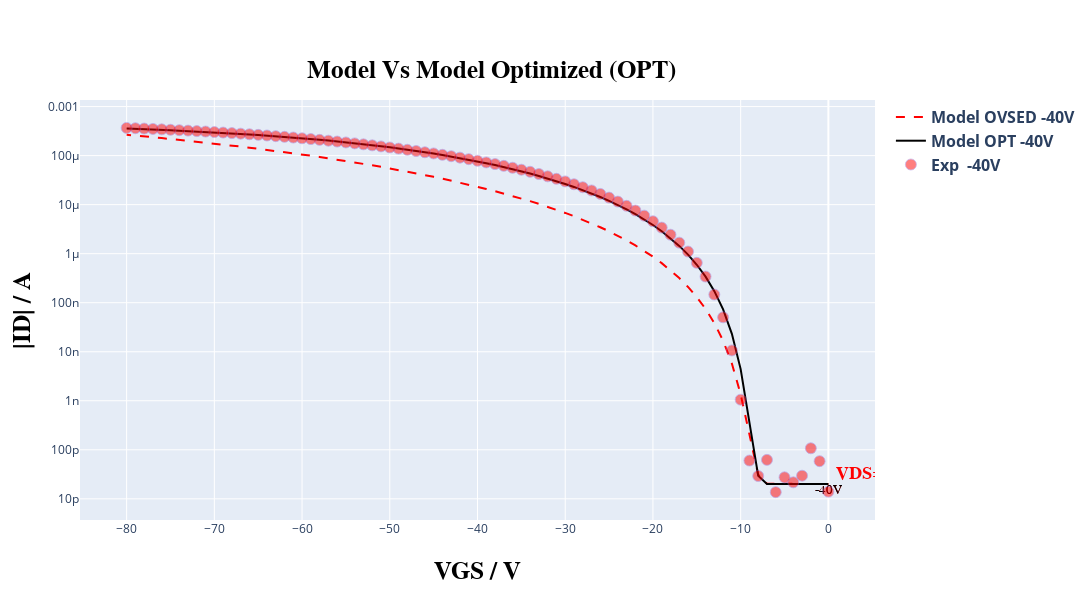
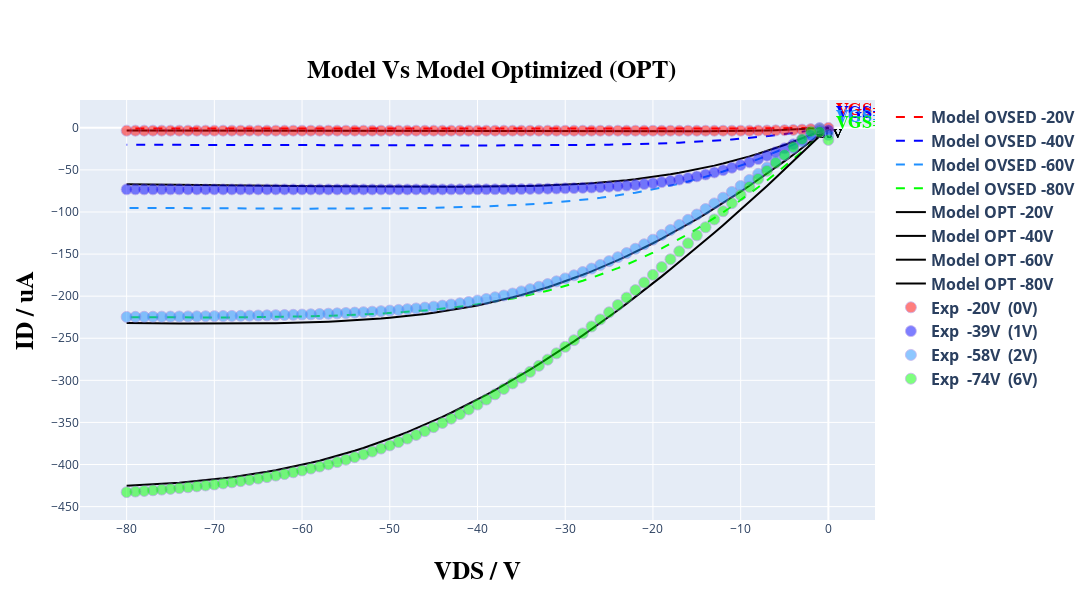

Source (notebook cell) for these figures, in order:
### Markdown cell above
### **Comparing** ✅

---
This section aims to evaluate the model's performance relative to the initial data. Visual observation allows assessing whether the model significantly outperformed the initial coefficients.

In this section, simply execute the cells below; no explicit modifications are required.

---

### Code cell
# @title #### **Print grafics plots of model Optimizad and model data.** { run: "auto" }
# @markdown ### ***Choice the plot that you want to view:***
# @markdown ---
option = 'show both curves comp' # @param ["Show Transfer curve opt", "Show output curve opt", "show both curves opt", "Show Transfer curve comp", "Show output curve comp", "show both curves comp"]

model_opt = create_optimized_model(read, TFTModel, n_points, type_curve_plot, coeff_opt, input_voltage, Vv, load_idleak, width_t, count_transfer, tp_tst, settings['experimental_data_scale_transfer'], settings['current_typic'], resistance, current)

in_model_data_opt, in_exp_data_opt, out_model_data_opt, out_exp_data_opt, in_model_data_comp, in_exp_data_comp, out_model_data_comp, out_exp_data_comp = get_model_data(read, count_transfer, count_output, Vv, Id, model_opt, model, compare=True)

plot_curves(option, plot, list_tension, list_tension_shift, count_transfer, in_model_data_comp, out_model_data_comp, in_exp_data_comp, out_exp_data_comp, shift_list, settings['select_files'], settings['current_typic'], type_curve_plot, compare=True)

read.compute_relative_distance(Id, model_opt)
print('\n\n\n\n\n')

### Figure 1 — Plotly figure (JSON) as saved in the notebook; plotly's stock layout.template omitted (floating-point values rounded to 4 significant figures)
{"data": [{"line": {"color": "rgb(255, 0, 0)", "dash": "dash"}, "mode": "lines+text", "name": "<b>Model OVSED<b> <b>-40V<b>", "text": ["-40V"], "textfont": {"color": "rgb(255, 0, 0)", "family": "Times New Roman", "size": 13}, "textposition": "bottom center", "type": "scatter", "x": [0, -1, -2, -3, -4, -5, -6, -7, -8, -9, -10, -11, -12, -13, -14, -15, -16, -17, -18, -19, -20, -21, -22, -23, -24, -25, -26, -27, -28, -29, -30, -31, -32, -33, -34, -35, -36, -37, -38, -39, -40, -41, -42, -43, -44, -45, -46, -47, -48, -49, -50, -51, -52, -53, -54, -55, -56, -57, -58, -59, -60, -61, -62, -63, -64, -65, -66, -67, -68, -69, -70, -71, -72, -73, -74, -75, -76, -77, -78, -79, -80], "y": [2e-11, 2e-11, 2e-11, 2e-11, 2e-11, 2e-11, 2.001e-11, 2.04e-11, 3.121e-11, 1.941e-10, 1.354e-09, 5.755e-09, 1.679e-08, 3.838e-08, 7.475e-08, 1.304e-07, 2.099e-07, 3.182e-07, 4.604e-07, 6.416e-07, 8.672e-07, 1.142e-06, 1.473e-06, 1.864e-06, 2.322e-06, 2.852e-06, 3.459e-06, 4.15e-06, 4.929e-06, 5.804e-06, 6.778e-06, 7.858e-06, 9.049e-06, 1.036e-05, 1.178e-05, 1.334e-05, 1.503e-05, 1.685e-05, 1.882e-05, 2.093e-05, 2.319e-05, 2.561e-05, 2.819e-05, 3.092e-05, 3.383e-05, 3.691e-05, 4.016e-05, 4.359e-05, 4.72e-05, 5.099e-05, 5.497e-05, 5.914e-05, 6.35e-05, 6.805e-05, 7.28e-05, 7.774e-05, 8.288e-05, 8.823e-05, 9.377e-05, 9.951e-05, 0.0001055, 0.0001116, 0.000118, 0.0001245, 0.0001313, 0.0001382, 0.0001454, 0.0001527, 0.0001603, 0.0001681, 0.000176, 0.0001842, 0.0001925, 0.000201, 0.0002097, 0.0002186, 0.0002277, 0.000237, 0.0002464, 0.000256, 0.0002658]}, {"line": {"color": "black", "dash": "solid"}, "mode": "lines+text", "name": "<b>Model OPT<b> <b>-40V<b>", "text": ["-40V"], "textfont": {"color": "black", "family": "Times New Roman", "size": 13}, "textposition": "bottom center", "type": "scatter", "x": [0, -1, -2, -3, -4, -5, -6, -7, -8, -9, -10, -11, -12, -13, -14, -15, -16, -17, -18, -19, -20, -21, -22, -23, -24, -25, -26, -27, -28, -29, -30, -31, -32, -33, -34, -35, -36, -37, -38, -39, -40, -41, -42, -43, -44, -45, -46, -47, -48, -49, -50, -51, -52, -53, -54, -55, -56, -57, -58, -59, -60, -61, -62, -63, -64, -65, -66, -67, -68, -69, -70, -71, -72, -73, -74, -75, -76, -77, -78, -79, -80], "y": [2e-11, 2e-11, 2e-11, 2e-11, 2e-11, 2e-11, 2e-11, 2.013e-11, 2.943e-11, 3.714e-10, 4.425e-09, 2.319e-08, 7.315e-08, 1.724e-07, 3.398e-07, 5.944e-07, 9.556e-07, 1.443e-06, 2.074e-06, 2.869e-06, 3.843e-06, 5.014e-06, 6.396e-06, 8.003e-06, 9.848e-06, 1.194e-05, 1.43e-05, 1.691e-05, 1.981e-05, 2.298e-05, 2.643e-05, 3.016e-05, 3.418e-05, 3.848e-05, 4.306e-05, 4.791e-05, 5.304e-05, 5.843e-05, 6.408e-05, 6.997e-05, 7.611e-05, 8.246e-05, 8.904e-05, 9.581e-05, 0.0001028, 0.0001099, 0.0001172, 0.0001246, 0.0001322, 0.0001399, 0.0001476, 0.0001555, 0.0001634, 0.0001713, 0.0001793, 0.0001872, 0.0001952, 0.0002031, 0.000211, 0.0002188, 0.0002265, 0.0002342, 0.0002418, 0.0002493, 0.0002566, 0.0002639, 0.000271, 0.000278, 0.0002848, 0.0002915, 0.0002981, 0.0003045, 0.0003108, 0.0003169, 0.0003228, 0.0003286, 0.0003343, 0.0003398, 0.0003451, 0.0003503, 0.0003554]}, {"marker": {"color": "rgb(255, 0, 0)", "line": {"color": "MediumPurple", "width": 0.8}, "opacity": 0.5, "size": 11}, "mode": "markers+text", "name": "<b>Exp <b> <b>-40V<b>", "text": ["<b>VDS<b>=-40V"], "textfont": {"color": "rgb(255, 0, 0)", "family": "Times New Roman", "size": 18}, "textposition": "top right", "type": "scatter", "x": [0, -1, -2, -3, -4, -5, -6, -7, -8, -9, -10, -11, -12, -13, -14, -15, -16, -17, -18, -19, -20, -21, -22, -23, -24, -25, -26, -27, -28, -29, -30, -31, -32, -33, -34, -35, -36, -37, -38, -39, -40, -41, -42, -43, -44, -45, -46, -47, -48, -49, -50, -51, -52, -53, -54, -55, -56, -57, -58, -59, -60, -61, -62, -63, -64, -65, -66, -67, -68, -69, -70, -71, -72, -73, -74, -75, -76, -77, -78, -79, -80], "y": [1.399e-11, 5.865e-11, 1.076e-10, 2.964e-11, 2.174e-11, 2.748e-11, 1.371e-11, 6.235e-11, 2.923e-11, 6.037e-11, 1.054e-09, 1.063e-08, 5.042e-08, 1.468e-07, 3.417e-07, 6.505e-07, 1.105e-06, 1.676e-06, 2.436e-06, 3.402e-06, 4.578e-06, 5.968e-06, 7.592e-06, 9.455e-06, 1.153e-05, 1.391e-05, 1.656e-05, 1.947e-05, 2.265e-05, 2.606e-05, 2.974e-05, 3.365e-05, 3.78e-05, 4.216e-05, 4.677e-05, 5.155e-05, 5.657e-05, 6.178e-05, 6.717e-05, 7.262e-05, 7.852e-05, 8.462e-05, 9.087e-05, 9.73e-05, 0.0001039, 0.0001107, 0.000117, 0.0001242, 0.0001315, 0.0001389, 0.0001464, 0.0001541, 0.0001618, 0.0001697, 0.0001775, 0.0001855, 0.0001935, 0.0002015, 0.0002096, 0.0002176, 0.0002256, 0.0002335, 0.0002415, 0.0002493, 0.0002572, 0.000265, 0.0002727, 0.0002802, 0.0002877, 0.0002951, 0.0003024, 0.0003095, 0.0003165, 0.0003235, 0.0003302, 0.0003368, 0.0003433, 0.0003497, 0.000356, 0.000362, 0.0003679]}], "layout": {"height": 600, "legend": {"font": {"size": 16}}, "title": {"font": {"color": "black", "family": "Overpass", "size": 25}, "text": "<b>Model Vs Model Optimized (OPT)<b>", "x": 0.45, "y": 0.9}, "width": 1100, "xaxis": {"title": {"font": {"color": "black", "family": "Overpass", "size": 25}, "standoff": 25, "text": "<b>VGS / V<b>"}}, "yaxis": {"title": {"font": {"color": "black", "family": "Overpass", "size": 25}, "standoff": 10, "text": "<b>|ID| / A<b>"}, "type": "log"}}}

### Figure 2 — Plotly figure (JSON) as saved in the notebook; plotly's stock layout.template omitted (floating-point values rounded to 4 significant figures)
{"data": [{"line": {"color": "rgb(255, 0, 0)", "dash": "dash"}, "mode": "lines+text", "name": "<b>Model OVSED<b> <b>-20V<b>", "text": ["-20V"], "textfont": {"color": "rgb(255, 0, 0)", "family": "Times New Roman", "size": 13}, "textposition": "bottom center", "type": "scatter", "x": [0, -1, -2, -3, -4, -5, -6, -7, -8, -9, -10, -11, -12, -13, -14, -15, -16, -17, -18, -19, -20, -21, -22, -23, -24, -25, -26, -27, -28, -29, -30, -31, -32, -33, -34, -35, -36, -37, -38, -39, -40, -41, -42, -43, -44, -45, -46, -47, -48, -49, -50, -51, -52, -53, -54, -55, -56, -57, -58, -59, -60, -61, -62, -63, -64, -65, -66, -67, -68, -69, -70, -71, -72, -73, -74, -75, -76, -77, -78, -79, -80], "y": [-2e-05, -0.1456, -0.2773, -0.3942, -0.4961, -0.5833, -0.6567, -0.7174, -0.7667, -0.8062, -0.8371, -0.861, -0.8791, -0.8924, -0.9021, -0.9087, -0.9131, -0.9157, -0.9169, -0.9171, -0.9165, -0.9153, -0.9137, -0.9118, -0.9097, -0.9073, -0.9049, -0.9024, -0.8997, -0.8971, -0.8944, -0.8917, -0.889, -0.8863, -0.8835, -0.8808, -0.8781, -0.8753, -0.8726, -0.8699, -0.8672, -0.8645, -0.8618, -0.859, -0.8563, -0.8537, -0.851, -0.8483, -0.8456, -0.8429, -0.8403, -0.8376, -0.835, -0.8323, -0.8297, -0.8271, -0.8244, -0.8218, -0.8192, -0.8166, -0.814, -0.8114, -0.8088, -0.8062, -0.8036, -0.801, -0.7985, -0.7959, -0.7933, -0.7908, -0.7882, -0.7857, -0.7831, -0.7806, -0.7781, -0.7756, -0.7731, -0.7705, -0.768, -0.7655, -0.7631]}, {"line": {"color": "rgb(0, 0, 255)", "dash": "dash"}, "mode": "lines+text", "name": "<b>Model OVSED<b> <b>-40V<b>", "text": ["-40V"], "textfont": {"color": "rgb(0, 0, 255)", "family": "Times New Roman", "size": 13}, "textposition": "bottom center", "type": "scatter", "x": [0, -1, -2, -3, -4, -5, -6, -7, -8, -9, -10, -11, -12, -13, -14, -15, -16, -17, -18, -19, -20, -21, -22, -23, -24, -25, -26, -27, -28, -29, -30, -31, -32, -33, -34, -35, -36, -37, -38, -39, -40, -41, -42, -43, -44, -45, -46, -47, -48, -49, -50, -51, -52, -53, -54, -55, -56, -57, -58, -59, -60, -61, -62, -63, -64, -65, -66, -67, -68, -69, -70, -71, -72, -73, -74, -75, -76, -77, -78, -79, -80], "y": [-2e-05, -1.645, -3.218, -4.717, -6.138, -7.481, -8.743, -9.926, -11.03, -12.05, -13.0, -13.87, -14.67, -15.4, -16.06, -16.67, -17.21, -17.7, -18.13, -18.52, -18.87, -19.17, -19.44, -19.68, -19.88, -20.06, -20.22, -20.35, -20.46, -20.56, -20.64, -20.71, -20.77, -20.81, -20.85, -20.88, -20.9, -20.91, -20.92, -20.93, -20.93, -20.93, -20.92, -20.91, -20.9, -20.89, -20.88, -20.86, -20.85, -20.83, -20.81, -20.79, -20.77, -20.75, -20.73, -20.71, -20.69, -20.66, -20.64, -20.62, -20.6, -20.57, -20.55, -20.53, -20.5, -20.48, -20.46, -20.43, -20.41, -20.39, -20.36, -20.34, -20.32, -20.29, -20.27, -20.25, -20.22, -20.2, -20.18, -20.15, -20.13]}, {"line": {"color": "rgb(30, 144, 255)", "dash": "dash"}, "mode": "lines+text", "name": "<b>Model OVSED<b> <b>-60V<b>", "text": ["-60V"], "textfont": {"color": "rgb(30, 144, 255)", "family": "Times New Roman", "size": 13}, "textposition": "bottom center", "type": "scatter", "x": [0, -1, -2, -3, -4, -5, -6, -7, -8, -9, -10, -11, -12, -13, -14, -15, -16, -17, -18, -19, -20, -21, -22, -23, -24, -25, -26, -27, -28, -29, -30, -31, -32, -33, -34, -35, -36, -37, -38, -39, -40, -41, -42, -43, -44, -45, -46, -47, -48, -49, -50, -51, -52, -53, -54, -55, -56, -57, -58, -59, -60, -61, -62, -63, -64, -65, -66, -67, -68, -69, -70, -71, -72, -73, -74, -75, -76, -77, -78, -79, -80], "y": [-2e-05, -5.217, -10.28, -15.19, -19.94, -24.52, -28.94, -33.19, -37.27, -41.18, -44.92, -48.48, -51.88, -55.1, -58.16, -61.06, -63.79, -66.37, -68.79, -71.06, -73.19, -75.18, -77.03, -78.76, -80.36, -81.85, -83.22, -84.49, -85.65, -86.72, -87.71, -88.61, -89.43, -90.18, -90.86, -91.48, -92.04, -92.54, -92.99, -93.4, -93.77, -94.1, -94.39, -94.64, -94.87, -95.07, -95.25, -95.4, -95.53, -95.64, -95.73, -95.81, -95.88, -95.93, -95.97, -96.0, -96.02, -96.03, -96.03, -96.02, -96.01, -96.0, -95.98, -95.95, -95.92, -95.89, -95.85, -95.81, -95.77, -95.72, -95.68, -95.63, -95.58, -95.52, -95.47, -95.41, -95.36, -95.3, -95.24, -95.18, -95.12]}, {"line": {"color": "rgb(0, 255, 0)", "dash": "dash"}, "mode": "lines+text", "name": "<b>Model OVSED<b> <b>-80V<b>", "text": ["-80V"], "textfont": {"color": "rgb(0, 255, 0)", "family": "Times New Roman", "size": 13}, "textposition": "bottom center", "type": "scatter", "x": [0, -1, -2, -3, -4, -5, -6, -7, -8, -9, -10, -11, -12, -13, -14, -15, -16, -17, -18, -19, -20, -21, -22, -23, -24, -25, -26, -27, -28, -29, -30, -31, -32, -33, -34, -35, -36, -37, -38, -39, -40, -41, -42, -43, -44, -45, -46, -47, -48, -49, -50, -51, -52, -53, -54, -55, -56, -57, -58, -59, -60, -61, -62, -63, -64, -65, -66, -67, -68, -69, -70, -71, -72, -73, -74, -75, -76, -77, -78, -79, -80], "y": [-2e-05, -9.61, -19.01, -28.18, -37.14, -45.87, -54.38, -62.65, -70.68, -78.48, -86.04, -93.36, -100.4, -107.3, -113.9, -120.2, -126.3, -132.2, -137.8, -143.2, -148.4, -153.3, -158.0, -162.5, -166.7, -170.8, -174.6, -178.2, -181.7, -184.9, -188.0, -190.8, -193.5, -196.1, -198.4, -200.7, -202.8, -204.7, -206.5, -208.2, -209.7, -211.2, -212.5, -213.8, -214.9, -216.0, -216.9, -217.8, -218.6, -219.4, -220.1, -220.7, -221.3, -221.8, -222.2, -222.7, -223.0, -223.4, -223.7, -223.9, -224.2, -224.4, -224.6, -224.7, -224.9, -225.0, -225.1, -225.2, -225.2, -225.3, -225.3, -225.3, -225.3, -225.3, -225.3, -225.3, -225.3, -225.2, -225.2, -225.1, -225.1]}, {"line": {"color": "black", "dash": "solid"}, "mode": "lines+text", "name": "<b>Model OPT<b> <b>-20V<b>", "text": ["-20V"], "textfont": {"color": "black", "family": "Times New Roman", "size": 13}, "textposition": "bottom center", "type": "scatter", "x": [0, -1, -2, -3, -4, -5, -6, -7, -8, -9, -10, -11, -12, -13, -14, -15, -16, -17, -18, -19, -20, -21, -22, -23, -24, -25, -26, -27, -28, -29, -30, -31, -32, -33, -34, -35, -36, -37, -38, -39, -40, -41, -42, -43, -44, -45, -46, -47, -48, -49, -50, -51, -52, -53, -54, -55, -56, -57, -58, -59, -60, -61, -62, -63, -64, -65, -66, -67, -68, -69, -70, -71, -72, -73, -74, -75, -76, -77, -78, -79, -80], "y": [-2e-05, -0.6041, -1.156, -1.653, -2.095, -2.482, -2.816, -3.1, -3.338, -3.534, -3.693, -3.821, -3.92, -3.997, -4.054, -4.095, -4.124, -4.142, -4.152, -4.155, -4.153, -4.148, -4.139, -4.128, -4.115, -4.101, -4.086, -4.07, -4.053, -4.036, -4.019, -4.002, -3.984, -3.967, -3.949, -3.931, -3.914, -3.896, -3.878, -3.861, -3.843, -3.825, -3.808, -3.79, -3.773, -3.755, -3.738, -3.721, -3.704, -3.686, -3.669, -3.652, -3.635, -3.618, -3.601, -3.584, -3.568, -3.551, -3.534, -3.517, -3.501, -3.484, -3.468, -3.451, -3.435, -3.418, -3.402, -3.386, -3.37, -3.354, -3.337, -3.321, -3.305, -3.289, -3.274, -3.258, -3.242, -3.226, -3.21, -3.195, -3.179]}, {"line": {"color": "black", "dash": "solid"}, "mode": "lines+text", "name": "<b>Model OPT<b> <b>-40V<b>", "text": ["-40V"], "textfont": {"color": "black", "family": "Times New Roman", "size": 13}, "textposition": "bottom center", "type": "scatter", "x": [0, -1, -2, -3, -4, -5, -6, -7, -8, -9, -10, -11, -12, -13, -14, -15, -16, -17, -18, -19, -20, -21, -22, -23, -24, -25, -26, -27, -28, -29, -30, -31, -32, -33, -34, -35, -36, -37, -38, -39, -40, -41, -42, -43, -44, -45, -46, -47, -48, -49, -50, -51, -52, -53, -54, -55, -56, -57, -58, -59, -60, -61, -62, -63, -64, -65, -66, -67, -68, -69, -70, -71, -72, -73, -74, -75, -76, -77, -78, -79, -80], "y": [-2e-05, -4.379, -8.608, -12.69, -16.61, -20.38, -24.0, -27.46, -30.76, -33.91, -36.89, -39.72, -42.4, -44.92, -47.28, -49.49, -51.56, -53.48, -55.26, -56.9, -58.41, -59.79, -61.05, -62.2, -63.24, -64.17, -65.01, -65.76, -66.43, -67.02, -67.53, -67.99, -68.38, -68.72, -69.01, -69.26, -69.47, -69.64, -69.78, -69.89, -69.97, -70.03, -70.08, -70.1, -70.11, -70.1, -70.08, -70.06, -70.02, -69.97, -69.92, -69.86, -69.79, -69.72, -69.65, -69.57, -69.49, -69.4, -69.31, -69.23, -69.14, -69.04, -68.95, -68.86, -68.76, -68.66, -68.57, -68.47, -68.37, -68.27, -68.17, -68.07, -67.97, -67.87, -67.77, -67.67, -67.57, -67.47, -67.37, -67.27, -67.17]}, {"line": {"color": "black", "dash": "solid"}, "mode": "lines+text", "name": "<b>Model OPT<b> <b>-60V<b>", "text": ["-60V"], "textfont": {"color": "black", "family": "Times New Roman", "size": 13}, "textposition": "bottom center", "type": "scatter", "x": [0, -1, -2, -3, -4, -5, -6, -7, -8, -9, -10, -11, -12, -13, -14, -15, -16, -17, -18, -19, -20, -21, -22, -23, -24, -25, -26, -27, -28, -29, -30, -31, -32, -33, -34, -35, -36, -37, -38, -39, -40, -41, -42, -43, -44, -45, -46, -47, -48, -49, -50, -51, -52, -53, -54, -55, -56, -57, -58, -59, -60, -61, -62, -63, -64, -65, -66, -67, -68, -69, -70, -71, -72, -73, -74, -75, -76, -77, -78, -79, -80], "y": [-2e-05, -8.172, -16.22, -24.13, -31.92, -39.57, -47.09, -54.47, -61.71, -68.82, -75.78, -82.59, -89.26, -95.78, -102.2, -108.4, -114.4, -120.4, -126.1, -131.7, -137.1, -142.4, -147.5, -152.4, -157.2, -161.8, -166.3, -170.5, -174.6, -178.5, -182.3, -185.9, -189.3, -192.6, -195.7, -198.6, -201.4, -204.0, -206.5, -208.8, -211.0, -213.0, -214.9, -216.7, -218.3, -219.8, -221.2, -222.5, -223.7, -224.7, -225.7, -226.6, -227.4, -228.2, -228.8, -229.4, -229.9, -230.4, -230.8, -231.2, -231.5, -231.7, -232.0, -232.1, -232.3, -232.4, -232.5, -232.6, -232.6, -232.7, -232.7, -232.6, -232.6, -232.6, -232.5, -232.4, -232.4, -232.3, -232.2, -232.1, -232.0]}, {"line": {"color": "black", "dash": "solid"}, "mode": "lines+text", "name": "<b>Model OPT<b> <b>-80V<b>", "text": ["-80V"], "textfont": {"color": "black", "family": "Times New Roman", "size": 13}, "textposition": "bottom center", "type": "scatter", "x": [0, -1, -2, -3, -4, -5, -6, -7, -8, -9, -10, -11, -12, -13, -14, -15, -16, -17, -18, -19, -20, -21, -22, -23, -24, -25, -26, -27, -28, -29, -30, -31, -32, -33, -34, -35, -36, -37, -38, -39, -40, -41, -42, -43, -44, -45, -46, -47, -48, -49, -50, -51, -52, -53, -54, -55, -56, -57, -58, -59, -60, -61, -62, -63, -64, -65, -66, -67, -68, -69, -70, -71, -72, -73, -74, -75, -76, -77, -78, -79, -80], "y": [-2e-05, -10.12, -20.15, -30.1, -39.96, -49.74, -59.43, -69.03, -78.54, -87.95, -97.27, -106.5, -115.6, -124.6, -133.5, -142.4, -151.1, -159.7, -168.1, -176.5, -184.8, -192.9, -201.0, -208.9, -216.6, -224.3, -231.8, -239.2, -246.5, -253.7, -260.7, -267.5, -274.3, -280.8, -287.3, -293.6, -299.7, -305.7, -311.6, -317.3, -322.8, -328.2, -333.4, -338.5, -343.4, -348.2, -352.8, -357.2, -361.5, -365.6, -369.5, -373.3, -376.9, -380.4, -383.7, -386.9, -389.9, -392.7, -395.4, -398.0, -400.4, -402.7, -404.8, -406.8, -408.7, -410.5, -412.1, -413.6, -415.1, -416.4, -417.6, -418.7, -419.7, -420.7, -421.5, -422.3, -423.0, -423.7, -424.3, -424.8, -425.2]}, {"marker": {"color": "rgb(255, 0, 0)", "line": {"color": "MediumPurple", "width": 0.8}, "opacity": 0.5, "size": 11}, "mode": "markers+text", "name": "<b>Exp <b> <b>-20V<b> <b> (0V)<b>", "text": ["<b>VGS<b>=-20V  (0)"], "textfont": {"color": "rgb(255, 0, 0)", "family": "Times New Roman", "size": 18}, "textposition": "top right", "type": "scatter", "x": [0, -1, -2, -3, -4, -5, -6, -7, -8, -9, -10, -11, -12, -13, -14, -15, -16, -17, -18, -19, -20, -21, -22, -23, -24, -25, -26, -27, -28, -29, -30, -31, -32, -33, -34, -35, -36, -37, -38, -39, -40, -41, -42, -43, -44, -45, -46, -47, -48, -49, -50, -51, -52, -53, -54, -55, -56, -57, -58, -59, -60, -61, -62, -63, -64, -65, -66, -67, -68, -69, -70, -71, -72, -73, -74, -75, -76, -77, -78, -79, -80], "y": [-0.07059, -0.8353, -1.54, -2.087, -2.501, -2.805, -3.025, -3.178, -3.283, -3.351, -3.393, -3.418, -3.433, -3.44, -3.443, -3.444, -3.443, -3.442, -3.44, -3.438, -3.435, -3.433, -3.43, -3.428, -3.426, -3.423, -3.421, -3.419, -3.416, -3.414, -3.412, -3.41, -3.408, -3.406, -3.404, -3.402, -3.401, -3.399, -3.397, -3.395, -3.393, -3.391, -3.39, -3.388, -3.386, -3.385, -3.383, -3.381, -3.38, -3.379, -3.377, -3.376, -3.374, -3.373, -3.372, -3.37, -3.369, -3.368, -3.366, -3.365, -3.364, -3.362, -3.361, -3.36, -3.359, -3.358, -3.356, -3.355, -3.354, -3.353, -3.352, -3.351, -3.35, -3.349, -3.348, -3.346, -3.345, -3.344, -3.343, -3.342, -3.342]}, {"marker": {"color": "rgb(0, 0, 255)", "line": {"color": "MediumPurple", "width": 0.8}, "opacity": 0.5, "size": 11}, "mode": "markers+text", "name": "<b>Exp <b> <b>-39V<b> <b> (1V)<b>", "text": ["<b>VGS<b>=-40V  (1)"], "textfont": {"color": "rgb(0, 0, 255)", "family": "Times New Roman", "size": 18}, "textposition": "top right", "type": "scatter", "x": [0, -1, -2, -3, -4, -5, -6, -7, -8, -9, -10, -11, -12, -13, -14, -15, -16, -17, -18, -19, -20, -21, -22, -23, -24, -25, -26, -27, -28, -29, -30, -31, -32, -33, -34, -35, -36, -37, -38, -39, -40, -41, -42, -43, -44, -45, -46, -47, -48, -49, -50, -51, -52, -53, -54, -55, -56, -57, -58, -59, -60, -61, -62, -63, -64, -65, -66, -67, -68, -69, -70, -71, -72, -73, -74, -75, -76, -77, -78, -79, -80], "y": [-2.752, -3.257, -8.978, -14.35, -19.51, -24.35, -28.91, -33.16, -37.14, -40.84, -44.27, -47.45, -50.36, -53.04, -55.47, -57.69, -59.68, -61.47, -63.06, -64.48, -65.72, -66.82, -67.77, -68.6, -69.33, -69.95, -70.49, -70.95, -71.34, -71.66, -71.94, -72.17, -72.36, -72.52, -72.65, -72.76, -72.85, -72.92, -72.98, -73.02, -73.06, -73.09, -73.11, -73.13, -73.14, -73.15, -73.16, -73.17, -73.18, -73.18, -73.19, -73.19, -73.19, -73.19, -73.19, -73.19, -73.18, -73.18, -73.18, -73.18, -73.18, -73.18, -73.18, -73.17, -73.17, -73.16, -73.16, -73.15, -73.15, -73.14, -73.14, -73.14, -73.14, -73.14, -73.13, -73.13, -73.12, -73.12, -73.11, -73.11, -73.1]}, {"marker": {"color": "rgb(30, 144, 255)", "line": {"color": "MediumPurple", "width": 0.8}, "opacity": 0.5, "size": 11}, "mode": "markers+text", "name": "<b>Exp <b> <b>-58V<b> <b> (2V)<b>", "text": ["<b>VGS<b>=-60V  (2)"], "textfont": {"color": "rgb(30, 144, 255)", "family": "Times New Roman", "size": 18}, "textposition": "top right", "type": "scatter", "x": [0, -1, -2, -3, -4, -5, -6, -7, -8, -9, -10, -11, -12, -13, -14, -15, -16, -17, -18, -19, -20, -21, -22, -23, -24, -25, -26, -27, -28, -29, -30, -31, -32, -33, -34, -35, -36, -37, -38, -39, -40, -41, -42, -43, -44, -45, -46, -47, -48, -49, -50, -51, -52, -53, -54, -55, -56, -57, -58, -59, -60, -61, -62, -63, -64, -65, -66, -67, -68, -69, -70, -71, -72, -73, -74, -75, -76, -77, -78, -79, -80], "y": [-8.227, -0.287, -8.565, -16.58, -24.48, -32.2, -39.81, -47.29, -54.68, -61.93, -69.06, -76.11, -83.01, -89.81, -96.46, -103.0, -109.3, -115.3, -121.3, -127.2, -132.9, -138.4, -143.7, -148.8, -153.7, -158.4, -162.9, -167.2, -171.3, -175.2, -178.9, -182.4, -185.7, -188.8, -191.7, -194.3, -196.9, -199.2, -201.3, -203.4, -205.2, -206.9, -208.5, -209.9, -211.2, -212.4, -213.6, -214.6, -215.5, -216.3, -217.1, -217.8, -218.4, -219.0, -219.5, -220.0, -220.4, -220.8, -221.2, -221.5, -221.8, -222.1, -222.3, -222.6, -222.8, -223.0, -223.2, -223.3, -223.5, -223.6, -223.7, -223.8, -224.0, -224.0, -224.1, -224.2, -224.3, -224.4, -224.5, -224.5, -224.6]}, {"marker": {"color": "rgb(0, 255, 0)", "line": {"color": "MediumPurple", "width": 0.8}, "opacity": 0.5, "size": 11}, "mode": "markers+text", "name": "<b>Exp <b> <b>-74V<b> <b> (6V)<b>", "text": ["<b>VGS<b>=-80V  (6)"], "textfont": {"color": "rgb(0, 255, 0)", "family": "Times New Roman", "size": 18}, "textposition": "top right", "type": "scatter", "x": [0, -1, -2, -3, -4, -5, -6, -7, -8, -9, -10, -11, -12, -13, -14, -15, -16, -17, -18, -19, -20, -21, -22, -23, -24, -25, -26, -27, -28, -29, -30, -31, -32, -33, -34, -35, -36, -37, -38, -39, -40, -41, -42, -43, -44, -45, -46, -47, -48, -49, -50, -51, -52, -53, -54, -55, -56, -57, -58, -59, -60, -61, -62, -63, -64, -65, -66, -67, -68, -69, -70, -71, -72, -73, -74, -75, -76, -77, -78, -79, -80], "y": [-14.39, -4.945, -4.364, -13.5, -22.86, -32.22, -41.65, -51.13, -60.68, -70.22, -79.83, -89.53, -99.16, -108.8, -118.1, -127.7, -137.3, -146.7, -156.1, -165.5, -174.7, -183.8, -192.8, -201.7, -210.5, -219.2, -227.7, -236.0, -244.2, -252.3, -260.2, -267.9, -275.4, -282.8, -289.9, -296.9, -303.7, -310.2, -316.6, -322.8, -328.8, -334.6, -340.1, -345.5, -350.6, -355.6, -360.3, -364.9, -369.2, -373.4, -377.3, -381.1, -384.6, -388.0, -391.2, -394.3, -397.1, -399.8, -402.4, -404.8, -407.1, -409.3, -411.3, -413.2, -415.0, -416.7, -418.3, -419.8, -421.2, -422.5, -423.7, -424.9, -426.0, -427.0, -428.0, -429.0, -429.8, -430.6, -431.4, -432.1, -432.8]}], "layout": {"height": 600, "legend": {"font": {"size": 16}}, "title": {"font": {"color": "black", "family": "Overpass", "size": 25}, "text": "<b>Model Vs Model Optimized (OPT)<b>", "x": 0.45, "y": 0.9}, "width": 1100, "xaxis": {"title": {"font": {"color": "black", "family": "Overpass", "size": 25}, "standoff": 25, "text": "<b>VDS / V<b>"}}, "yaxis": {"title": {"font": {"color": "black", "family": "Overpass", "size": 25}, "standoff": 10, "text": "<b>ID / uA<b>"}, "type": "linear"}}}
